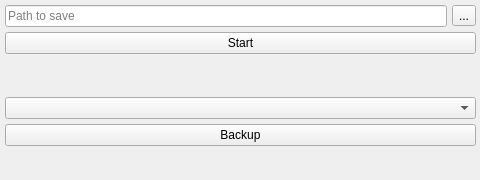
<?xml version="1.0" encoding="UTF-8"?>
<ui version="4.0">
 <class>MainWindow</class>
 <widget class="QMainWindow" name="MainWindow">
  <property name="geometry">
   <rect>
    <x>0</x>
    <y>0</y>
    <width>480</width>
    <height>180</height>
   </rect>
  </property>
  <property name="sizePolicy">
   <sizepolicy hsizetype="Maximum" vsizetype="Maximum">
    <horstretch>0</horstretch>
    <verstretch>0</verstretch>
   </sizepolicy>
  </property>
  <property name="minimumSize">
   <size>
    <width>480</width>
    <height>180</height>
   </size>
  </property>
  <property name="maximumSize">
   <size>
    <width>480</width>
    <height>180</height>
   </size>
  </property>
  <property name="windowTitle">
   <string>Iron man keeper by ChezZz</string>
  </property>
  <property name="toolTip">
   <string/>
  </property>
  <property name="layoutDirection">
   <enum>Qt::LeftToRight</enum>
  </property>
  <widget class="QWidget" name="centralwidget">
   <property name="maximumSize">
    <size>
     <width>640</width>
     <height>455</height>
    </size>
   </property>
   <widget class="QWidget" name="layoutWidget">
    <property name="geometry">
     <rect>
      <x>0</x>
      <y>0</y>
      <width>481</width>
      <height>151</height>
     </rect>
    </property>
    <layout class="QGridLayout" name="gridLayout">
     <property name="sizeConstraint">
      <enum>QLayout::SetMaximumSize</enum>
     </property>
     <property name="leftMargin">
      <number>5</number>
     </property>
     <property name="topMargin">
      <number>5</number>
     </property>
     <property name="rightMargin">
      <number>5</number>
     </property>
     <property name="bottomMargin">
      <number>5</number>
     </property>
     <property name="spacing">
      <number>5</number>
     </property>
     <item row="1" column="0" colspan="2">
      <widget class="QPushButton" name="start_button">
       <property name="text">
        <string>Start</string>
       </property>
      </widget>
     </item>
     <item row="0" column="1">
      <widget class="QToolButton" name="file_pick_button">
       <property name="text">
        <string>...</string>
       </property>
      </widget>
     </item>
     <item row="0" column="0">
      <widget class="QLineEdit" name="path_to_save_line_edit">
       <property name="placeholderText">
        <string>Path to save</string>
       </property>
      </widget>
     </item>
     <item row="3" column="0" colspan="2">
      <widget class="QComboBox" name="save_picker_combo_box"/>
     </item>
     <item row="4" column="0" colspan="2">
      <widget class="QPushButton" name="backup_button">
       <property name="text">
        <string>Backup</string>
       </property>
      </widget>
     </item>
     <item row="2" column="0">
      <widget class="QLabel" name="junk">
       <property name="text">
        <string/>
       </property>
      </widget>
     </item>
    </layout>
   </widget>
  </widget>
  <widget class="QStatusBar" name="statusBar">
   <property name="sizeGripEnabled">
    <bool>false</bool>
   </property>
  </widget>
 </widget>
 <resources/>
 <connections/>
</ui>
